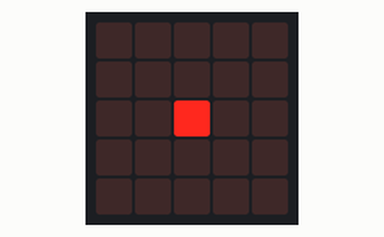
This program was run on a simulated BBC micro:bit (MakeCode). Parts: the board's 5×5 LED display. Random numbers come from a fixed seed; the 48×5 strip is a reading aid, not a part: it shows the text the display is scrolling, unrolled, one strip-width of it at a time.

Above: at 5.5 s.
At 14.5 s:
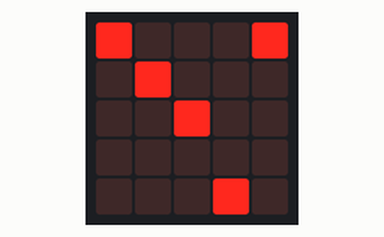
At 17.6 s:
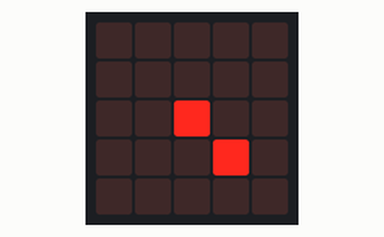
At 21.9 s:
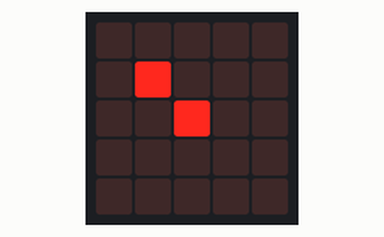
At 29.6 s:
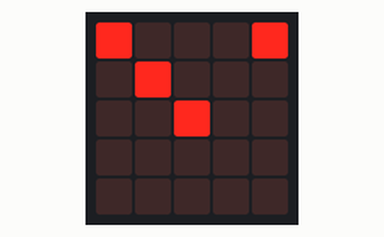
At 38.3 s:
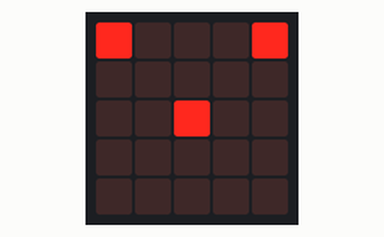

The program:

main.ts
```typescript
function saikoro () {
    if (乱数 == 1) {
        Ｘ = 2
        Y = 2
        led.plot(Ｘ, Y)
        basic.pause(1000)
        basic.clearScreen()
    } else if (乱数 == 2) {
        led.plot(1, 1)
        led.plot(2, 2)
        basic.pause(1000)
        basic.clearScreen()
    } else if (乱数 == 3) {
        led.plot(1, 1)
        Y += 1
        Ｘ += 1
        led.plot(Ｘ, Y)
    } else if (乱数 == 4) {
        Ｘ = 0
        Y = 0
        led.plot(Ｘ, Y)
        while (Ｘ == 0) {
            Ｘ += 4
            led.plot(Ｘ, Y)
        }
    } else if (乱数 == 5) {
        Ｘ += 1
        Y += 1
        led.plot(Ｘ, Y)
    } else if (乱数 == 6) {
        led.plot(Ｘ, Y)
        Y += 1
    } else {
        basic.clearScreen()
    }
}
let Y = 0
let Ｘ = 0
let 乱数 = 0
basic.showString("start")
basic.forever(function () {
    乱数 = randint(0, 6)
    saikoro()
})
```

test.ts
```typescript
// テストはここに来ます。このパッケージが拡張機能として使用されるときにはコンパイルされません。
```

Measured:
- what the display in image 0 shows lasts 1.0 s, from 5.4 s to 6.4 s
